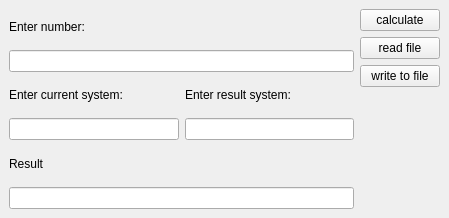
<?xml version="1.0" encoding="UTF-8"?>
<ui version="4.0">
 <class>MainWindow</class>
 <widget class="QMainWindow" name="MainWindow">
  <property name="geometry">
   <rect>
    <x>0</x>
    <y>0</y>
    <width>449</width>
    <height>218</height>
   </rect>
  </property>
  <property name="windowTitle">
   <string>MainWindow</string>
  </property>
  <widget class="QWidget" name="centralwidget">
   <layout class="QGridLayout" name="gridLayout">
    <item row="0" column="0">
     <layout class="QVBoxLayout" name="verticalLayout">
      <item>
       <widget class="QLabel" name="label">
        <property name="text">
         <string>Enter number:</string>
        </property>
       </widget>
      </item>
      <item>
       <widget class="QLineEdit" name="lineInputNum"/>
      </item>
     </layout>
    </item>
    <item row="0" column="1" rowspan="2">
     <layout class="QVBoxLayout" name="verticalLayout_5">
      <item>
       <widget class="QPushButton" name="pushButton">
        <property name="text">
         <string>calculate</string>
        </property>
       </widget>
      </item>
      <item>
       <widget class="QPushButton" name="pushButton_2">
        <property name="text">
         <string>read file</string>
        </property>
       </widget>
      </item>
      <item>
       <widget class="QPushButton" name="pushButton_3">
        <property name="text">
         <string>write to file</string>
        </property>
       </widget>
      </item>
      <item>
       <spacer name="verticalSpacer">
        <property name="orientation">
         <enum>Qt::Vertical</enum>
        </property>
        <property name="sizeHint" stdset="0">
         <size>
          <width>20</width>
          <height>40</height>
         </size>
        </property>
       </spacer>
      </item>
     </layout>
    </item>
    <item row="1" column="0">
     <layout class="QHBoxLayout" name="horizontalLayout">
      <item>
       <layout class="QVBoxLayout" name="verticalLayout_2">
        <item>
         <widget class="QLabel" name="label_2">
          <property name="text">
           <string>Enter current system:</string>
          </property>
         </widget>
        </item>
        <item>
         <widget class="QLineEdit" name="lineInputSystem"/>
        </item>
       </layout>
      </item>
      <item>
       <layout class="QVBoxLayout" name="verticalLayout_3">
        <item>
         <widget class="QLabel" name="label_3">
          <property name="text">
           <string>Enter result system:</string>
          </property>
         </widget>
        </item>
        <item>
         <widget class="QLineEdit" name="lineResSystem"/>
        </item>
       </layout>
      </item>
     </layout>
    </item>
    <item row="2" column="0">
     <layout class="QVBoxLayout" name="verticalLayout_4">
      <item>
       <widget class="QLabel" name="label_4">
        <property name="text">
         <string>Result</string>
        </property>
       </widget>
      </item>
      <item>
       <widget class="QLineEdit" name="lineResNum"/>
      </item>
     </layout>
    </item>
   </layout>
  </widget>
  <widget class="QMenuBar" name="menubar">
   <property name="geometry">
    <rect>
     <x>0</x>
     <y>0</y>
     <width>449</width>
     <height>17</height>
    </rect>
   </property>
  </widget>
 </widget>
 <resources/>
 <connections/>
</ui>
